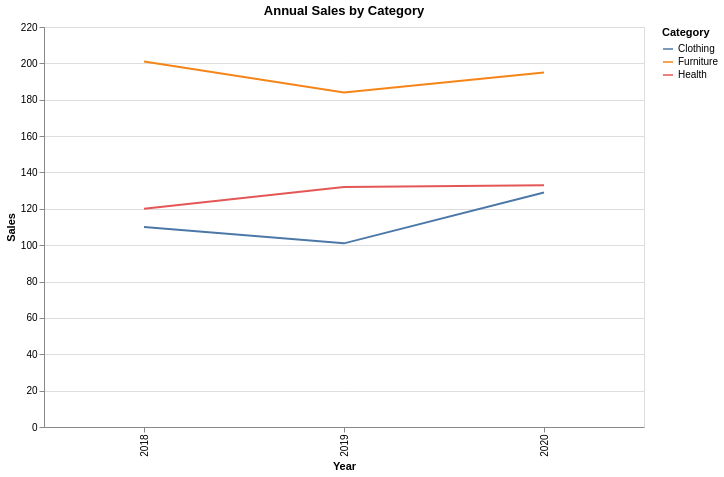

Notebook cell for this chart:
### Code cell
alt.Chart(wide_form.melt('Year', var_name='Category', value_name='Sales')
).mark_line().encode(
    x='Year:O',
    y='Sales:Q',
    color='Category:N'
).properties(              
    height=400,
    width=600,
    title='Annual Sales by Category')

### Figure 1 — Vega-Lite specification as saved in the notebook (floating-point values rounded to 4 significant figures)
{"config": {"view": {"continuousWidth": 300, "continuousHeight": 300}}, "data": {"name": "data-b215d0691098761c08460536cd844dfa"}, "mark": {"type": "line"}, "encoding": {"color": {"field": "Category", "type": "nominal"}, "x": {"field": "Year", "type": "ordinal"}, "y": {"field": "Sales", "type": "quantitative"}}, "height": 400, "title": "Annual Sales by Category", "width": 600, "$schema": "https://vega.github.io/schema/vega-lite/v6.1.0.json", "datasets": {"data-b215d0691098761c08460536cd844dfa": [{"Year": 2018, "Category": "Clothing", "Sales": 110}, {"Year": 2019, "Category": "Clothing", "Sales": 101}, {"Year": 2020, "Category": "Clothing", "Sales": 129}, {"Year": 2018, "Category": "Furniture", "Sales": 201}, {"Year": 2019, "Category": "Furniture", "Sales": 184}, {"Year": 2020, "Category": "Furniture", "Sales": 195}, {"Year": 2018, "Category": "Health", "Sales": 120}, {"Year": 2019, "Category": "Health", "Sales": 132}, {"Year": 2020, "Category": "Health", "Sales": 133}]}}
